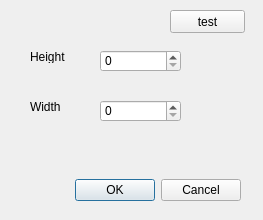
<?xml version="1.0" encoding="UTF-8"?>
<ui version="4.0">
 <class>ResizeWindow</class>
 <widget class="QDialog" name="ResizeWindow">
  <property name="geometry">
   <rect>
    <x>0</x>
    <y>0</y>
    <width>263</width>
    <height>220</height>
   </rect>
  </property>
  <property name="windowTitle">
   <string>Dialog</string>
  </property>
  <widget class="QDialogButtonBox" name="buttonBox">
   <property name="geometry">
    <rect>
     <x>20</x>
     <y>170</y>
     <width>221</width>
     <height>41</height>
    </rect>
   </property>
   <property name="orientation">
    <enum>Qt::Horizontal</enum>
   </property>
   <property name="standardButtons">
    <set>QDialogButtonBox::Cancel|QDialogButtonBox::Ok</set>
   </property>
  </widget>
  <widget class="QLabel" name="label">
   <property name="geometry">
    <rect>
     <x>30</x>
     <y>50</y>
     <width>46</width>
     <height>13</height>
    </rect>
   </property>
   <property name="text">
    <string>Height</string>
   </property>
  </widget>
  <widget class="QLabel" name="label_2">
   <property name="geometry">
    <rect>
     <x>30</x>
     <y>100</y>
     <width>46</width>
     <height>13</height>
    </rect>
   </property>
   <property name="text">
    <string>Width</string>
   </property>
  </widget>
  <widget class="QSpinBox" name="heightSpinBox">
   <property name="geometry">
    <rect>
     <x>100</x>
     <y>50</y>
     <width>81</width>
     <height>22</height>
    </rect>
   </property>
  </widget>
  <widget class="QSpinBox" name="widthSpinBox">
   <property name="geometry">
    <rect>
     <x>100</x>
     <y>100</y>
     <width>81</width>
     <height>22</height>
    </rect>
   </property>
  </widget>
  <widget class="QPushButton" name="testButton">
   <property name="geometry">
    <rect>
     <x>170</x>
     <y>10</y>
     <width>75</width>
     <height>23</height>
    </rect>
   </property>
   <property name="text">
    <string>test</string>
   </property>
  </widget>
 </widget>
 <resources/>
 <connections>
  <connection>
   <sender>buttonBox</sender>
   <signal>accepted()</signal>
   <receiver>ResizeWindow</receiver>
   <slot>accept()</slot>
   <hints>
    <hint type="sourcelabel">
     <x>248</x>
     <y>254</y>
    </hint>
    <hint type="destinationlabel">
     <x>157</x>
     <y>274</y>
    </hint>
   </hints>
  </connection>
  <connection>
   <sender>buttonBox</sender>
   <signal>rejected()</signal>
   <receiver>ResizeWindow</receiver>
   <slot>reject()</slot>
   <hints>
    <hint type="sourcelabel">
     <x>316</x>
     <y>260</y>
    </hint>
    <hint type="destinationlabel">
     <x>286</x>
     <y>274</y>
    </hint>
   </hints>
  </connection>
 </connections>
</ui>
